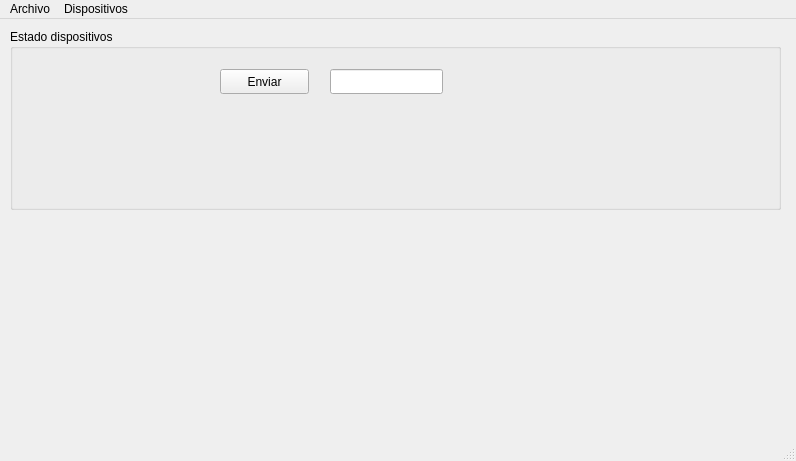
<?xml version="1.0" encoding="UTF-8"?>
<ui version="4.0">
 <class>MainWindow</class>
 <widget class="QMainWindow" name="MainWindow">
  <property name="geometry">
   <rect>
    <x>0</x>
    <y>0</y>
    <width>796</width>
    <height>461</height>
   </rect>
  </property>
  <property name="sizePolicy">
   <sizepolicy hsizetype="Fixed" vsizetype="Fixed">
    <horstretch>0</horstretch>
    <verstretch>0</verstretch>
   </sizepolicy>
  </property>
  <property name="windowTitle">
   <string>MainWindow</string>
  </property>
  <widget class="QWidget" name="centralwidget">
   <widget class="QGroupBox" name="groupBox">
    <property name="geometry">
     <rect>
      <x>10</x>
      <y>10</y>
      <width>771</width>
      <height>181</height>
     </rect>
    </property>
    <property name="title">
     <string>Estado dispositivos</string>
    </property>
    <widget class="QPushButton" name="enviarComando">
     <property name="geometry">
      <rect>
       <x>210</x>
       <y>40</y>
       <width>89</width>
       <height>25</height>
      </rect>
     </property>
     <property name="text">
      <string>Enviar</string>
     </property>
    </widget>
    <widget class="QLineEdit" name="comando">
     <property name="geometry">
      <rect>
       <x>320</x>
       <y>40</y>
       <width>113</width>
       <height>25</height>
      </rect>
     </property>
    </widget>
   </widget>
  </widget>
  <widget class="QMenuBar" name="menuPrincipal">
   <property name="geometry">
    <rect>
     <x>0</x>
     <y>0</y>
     <width>796</width>
     <height>22</height>
    </rect>
   </property>
   <widget class="QMenu" name="menuArchivo">
    <property name="title">
     <string>Archivo</string>
    </property>
    <addaction name="actionGuardar"/>
   </widget>
   <widget class="QMenu" name="menuDispositivos">
    <property name="title">
     <string>Dispositivos</string>
    </property>
    <widget class="QMenu" name="menuArduino">
     <property name="title">
      <string>Arduino</string>
     </property>
     <widget class="QMenu" name="menuPuertos">
      <property name="title">
       <string>Puerto</string>
      </property>
      <addaction name="actionSeleccionarPuerto"/>
      <addaction name="separator"/>
     </widget>
     <addaction name="conectarArduino"/>
     <addaction name="actionDesconectar"/>
     <addaction name="menuPuertos"/>
    </widget>
    <addaction name="separator"/>
    <addaction name="menuArduino"/>
   </widget>
   <addaction name="menuArchivo"/>
   <addaction name="menuDispositivos"/>
  </widget>
  <widget class="QStatusBar" name="statusbar"/>
  <action name="actionGuardar">
   <property name="text">
    <string>Guardar</string>
   </property>
  </action>
  <action name="conectarArduino">
   <property name="text">
    <string>Conectar</string>
   </property>
  </action>
  <action name="actionj_2">
   <property name="text">
    <string>j</string>
   </property>
  </action>
  <action name="actionCOM_1">
   <property name="text">
    <string>COM 1</string>
   </property>
  </action>
  <action name="actionDesconectar">
   <property name="enabled">
    <bool>false</bool>
   </property>
   <property name="text">
    <string>Desconectar</string>
   </property>
  </action>
  <action name="actionSeleccionarPuerto">
   <property name="enabled">
    <bool>false</bool>
   </property>
   <property name="text">
    <string>Seleccionar Puerto</string>
   </property>
   <property name="font">
    <font/>
   </property>
  </action>
 </widget>
 <resources/>
 <connections/>
</ui>
